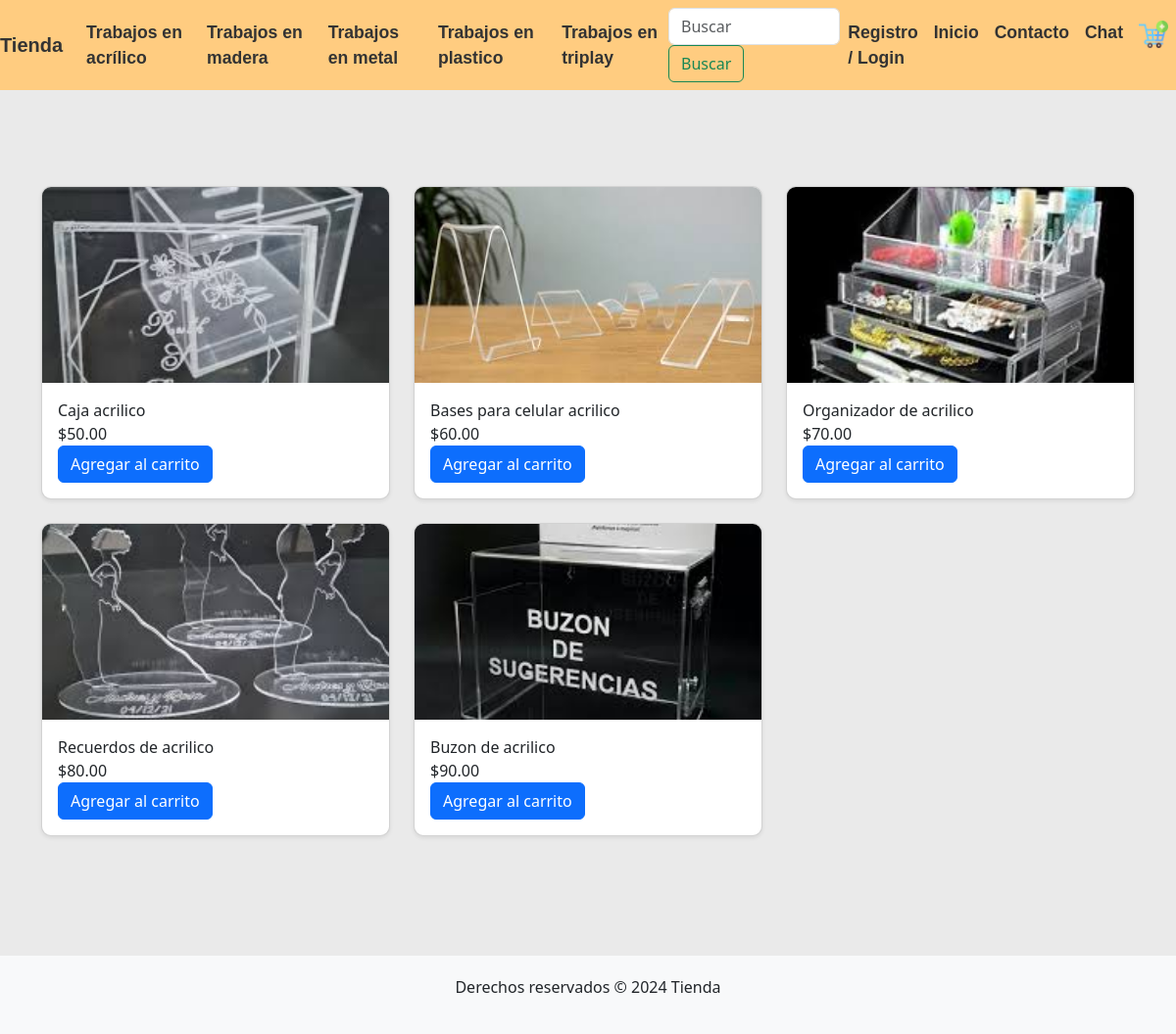
Screenshot of /productos.php?categoria=1 with the database file from the repository.
### tables this page shows
CREATE TABLE `categorias` (
  `idcategoria` int(11) NOT NULL,
  `descripcion` varchar(50) NOT NULL
);

CREATE TABLE `producto` (
  `idproducto` int(11) NOT NULL,
  `descripcion` varchar(100) NOT NULL,
  `precio` float(15,2) NOT NULL,
  `urlimagen` varchar(1000) NOT NULL,
  `idcategoria` int(11) NOT NULL
);

### productos.php (the view, shortened to what this page needs)
<?php
include 'db_connection.php';
$categorias_sql = "SELECT * FROM categorias";
$categorias_result = $conn->query($categorias_sql);
$productos_sql = "SELECT * FROM producto";
if (isset($_GET['categoria'])) {
    $categoria_id = intval($_GET['categoria']);
    $productos_sql .= " WHERE idcategoria = $categoria_id";
}
$productos_result = $conn->query($productos_sql);
?>
<!DOCTYPE html>
<html lang="es">
<head>
    <link rel="stylesheet" href="css/bootstrap.min.css">
    <link rel="stylesheet" type="text/css" href="estilo_productos.css">
</head>
<body>
    <header>
        <nav class="navbar navbar-expand-lg navbar-light bg-light">
            <a class="navbar-brand" href="productos.php">Tienda</a>
            <div class="collapse navbar-collapse" id="navbarNav">
                <ul class="navbar-nav">
                    <?php while($row = $categorias_result->fetch_assoc()): ?>
                        <li class="nav-item">
                            <a class="nav-link" href="?categoria=<?php echo $row['idcategoria']; ?>"><?php echo $row['descripcion']; ?></a>
                        </li>
                    <?php endwhile; ?>
                </ul>
                <div class="search-section">
                    <form class="form-inline my-2 my-lg-0" action="productos.php" method="GET">
                        <input class="form-control mr-sm-2" type="search" placeholder="Buscar" aria-label="Buscar" name="search">
                        <button class="btn btn-outline-success my-2 my-sm-0" type="submit">Buscar</button>
                    </form>
                </div>
                <ul class="navbar-nav ml-auto">
                <li class="nav-item">
                    <a class="nav-link" href="login.php">Registro / Login</a>
                </li>
                <li class="nav-item">
                    <a class="nav-link" href="index.php">Inicio</a>
                </li>
                <li class="nav-item">
                    <a class="nav-link" href="contacto.php">Contacto</a>
                </li>
                <li class="nav-item"><a class="nav-link" href="chat.php">Chat</a></li>
                    <li class="nav-item">
                        <a class="nav-link" href="carrito.php">
                            <img src="img/carrito.png" alt="Carrito" style="width: 30px;">
                        </a>
                    </li>
                </ul>
            </div>
        </nav>
    </header>
    <main class="container mt-5">
        <div class="row">
            <?php while($row = $productos_result->fetch_assoc()): ?>
                <div class="col-md-4">
                    <div class="card mb-4 shadow-sm zoom">
                        <img src="<?php echo $row['urlimagen']; ?>" class="card-img-top" alt="<?php echo $row['descripcion']; ?>">
                        <div class="card-body">
                            <p class="card-text"><?php echo $row['descripcion']; ?></p>
                            <p class="card-text">$<?php echo $row['precio']; ?></p>
                            <form class="add-to-cart-form" method="POST">
                                <button type="button" class="btn btn-primary add-to-cart-btn">Agregar al carrito</button>
                            </form>
                        </div>
                    </div>
                </div>
            <?php endwhile; ?>
        </div>
    </main>
    <footer class="text-center mt-5">
        <p>Derechos reservados &copy; 2024 Tienda</p>
    </footer>
</body>
</html>

### estilo_productos.css (style rules this page uses)
body { background-color: #eaeaea; }
.navbar { background-color: #ffcc80 !important; }
.navbar-brand, .navbar-nav .nav-link { color: #333 !important; font-family: 'Arial Black', sans-serif; font-weight: bold; border-radius: 10px; }
.navbar-nav .nav-link { font-size: 1.1rem; padding: 8px 16px; }
main { padding: 50px 0; }
.card { background-color: #fff; margin-bottom: 20px; border-radius: 10px; overflow: hidden; box-shadow: 0 4px 8px rgba(0, 0, 0, 0.1); }
.card img { height: 200px; object-fit: cover; }
.card p { margin-bottom: 0; }
footer { background-color: #f8f9fa; padding: 20px 0; }

### productos.php (style rules this page uses)
.navbar-nav { margin-left: auto; }
.search-section { margin-left: auto; display: flex; align-items: center; }

### rows the page displays
categorias: descripcion "Trabajos en acrílico"
categorias: descripcion "Trabajos en madera"
categorias: descripcion "Trabajos en metal"
categorias: descripcion "Trabajos en plastico"
categorias: descripcion "Trabajos en triplay"
producto: urlimagen (picture), descripcion "Caja acrilico", precio "50.00"
producto: urlimagen (picture), descripcion "Bases para celular acrilico", precio "60.00"
producto: urlimagen (picture), descripcion "Organizador de acrilico", precio "70.00"
producto: urlimagen (picture), descripcion "Recuerdos de acrilico", precio "80.00"
producto: urlimagen (picture), descripcion "Buzon de acrilico", precio "90.00"
